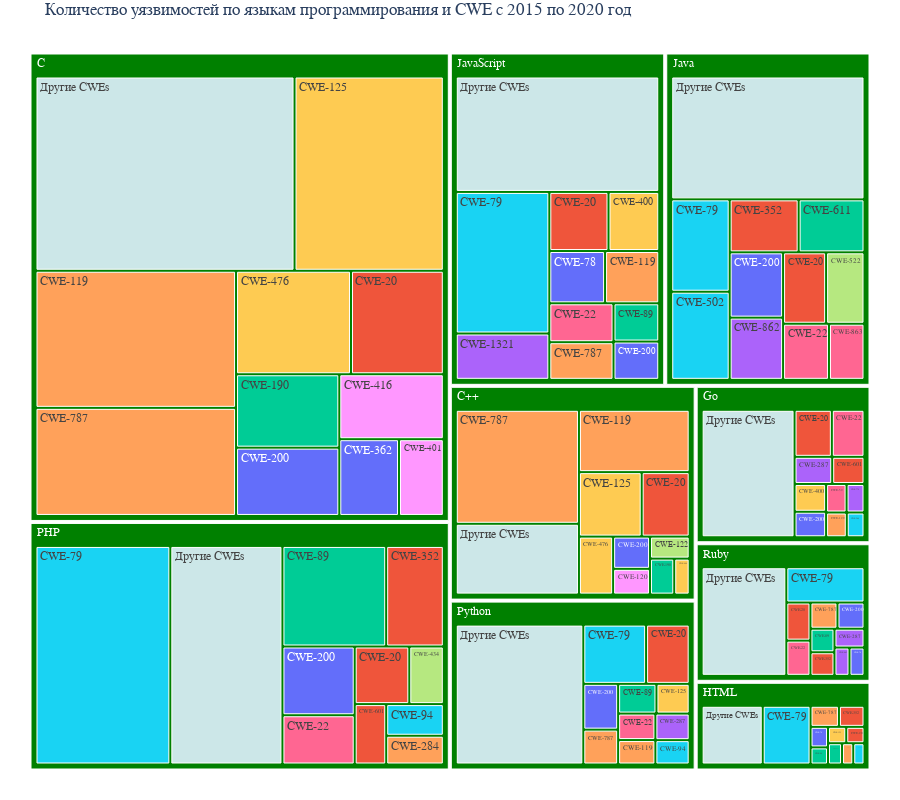

Notebook code for this chart:
### Code cell
draw_treemap_from_year(2015, 2020, False)

### Figure 1 — Plotly figure (JSON) as saved in the notebook; plotly's stock layout.template omitted (floating-point values rounded to 4 significant figures)
{"data": [{"branchvalues": "total", "customdata": [["CWE-89"], ["CWE-862"], ["CWE-119"], ["CWE-79"], ["CWE-119"], ["CWE-79"], ["CWE-863"], ["CWE-119"], ["CWE-122"], ["CWE-89"], ["CWE-120"], ["CWE-125"], ["CWE-119"], ["CWE-79"], ["CWE-79"], ["CWE-119"], ["CWE-125"], ["CWE-125"], ["CWE-862"], ["CWE-89"], ["CWE-78"], ["CWE-601"], ["CWE-601"], ["CWE-611"], ["CWE-78"], ["CWE-770"], ["CWE-79"], ["CWE-787"], ["CWE-787"], ["CWE-787"], ["CWE-787"], ["CWE-787"], ["CWE-78"], ["CWE-79"], ["CWE-787"], ["CWE-94"], ["CWE-89"], ["(?)"], ["(?)"], ["(?)"], ["(?)"], ["(?)"], ["(?)"], ["(?)"], ["Другие CWEs"], ["Другие CWEs"], ["Другие CWEs"], ["Другие CWEs"], ["Другие CWEs"], ["Другие CWEs"], ["Другие CWEs"], ["Другие CWEs"], ["Другие CWEs"], ["CWE-94"], ["CWE-94"], ["CWE-59"], ["CWE-89"], ["CWE-522"], ["CWE-416"], ["CWE-476"], ["CWE-200"], ["CWE-200"], ["CWE-200"], ["CWE-200"], ["CWE-200"], ["CWE-200"], ["CWE-200"], ["CWE-20"], ["CWE-20"], ["CWE-20"], ["CWE-20"], ["CWE-20"], ["CWE-20"], ["CWE-20"], ["CWE-20"], ["CWE-20"], ["CWE-190"], ["CWE-190"], ["CWE-1321"], ["CWE-129"], ["CWE-125"], ["CWE-200"], ["CWE-502"], ["CWE-22"], ["CWE-22"], ["CWE-476"], ["CWE-434"], ["(?)"], ["CWE-401"], ["CWE-400"], ["CWE-400"], ["CWE-400"], ["CWE-362"], ["CWE-352"], ["CWE-352"], ["CWE-352"], ["CWE-352"], ["CWE-295"], ["CWE-287"], ["CWE-287"], ["CWE-287"], ["CWE-284"], ["CWE-269"], ["CWE-22"], ["CWE-22"], ["CWE-22"], ["CWE-22"], ["(?)"]], "domain": {"x": [0, 1], "y": [0, 1]}, "hovertemplate": "labels=%{label}<br>count=%{value}<br>parent=%{parent}<br>id=%{id}<br>cwe_id=%{customdata[0]}<extra></extra>", "ids": ["HTML/CWE-89", "Ruby/CWE-862", "C++/CWE-119", "PHP/CWE-79", "JavaScript/CWE-119", "Python/CWE-79", "Java/CWE-863", "HTML/CWE-119", "C++/CWE-122", "JavaScript/CWE-89", "C++/CWE-120", "HTML/CWE-125", "Python/CWE-119", "Ruby/CWE-79", "JavaScript/CWE-79", "C/CWE-119", "C++/CWE-125", "C/CWE-125", "Java/CWE-862", "PHP/CWE-89", "Ruby/CWE-78", "Go/CWE-601", "PHP/CWE-601", "Java/CWE-611", "JavaScript/CWE-78", "Go/CWE-770", "HTML/CWE-79", "Ruby/CWE-787", "Python/CWE-787", "JavaScript/CWE-787", "HTML/CWE-787", "C++/CWE-787", "HTML/CWE-78", "Java/CWE-79", "C/CWE-787", "HTML/CWE-94", "Ruby/CWE-89", "PHP", "JavaScript", "Java", "HTML", "Go", "C++", "C", "Ruby/Другие CWEs", "Python/Другие CWEs", "PHP/Другие CWEs", "JavaScript/Другие CWEs", "Java/Другие CWEs", "HTML/Другие CWEs", "Go/Другие CWEs", "C++/Другие CWEs", "C/Другие CWEs", "Python/CWE-94", "PHP/CWE-94", "Go/CWE-59", "Python/CWE-89", "Java/CWE-522", "C/CWE-416", "C++/CWE-476", "Python/CWE-200", "PHP/CWE-200", "JavaScript/CWE-200", "Java/CWE-200", "Go/CWE-200", "C++/CWE-200", "C/CWE-200", "Ruby/CWE-20", "Python/CWE-20", "PHP/CWE-20", "JavaScript/CWE-20", "Java/CWE-20", "HTML/CWE-20", "Go/CWE-20", "C++/CWE-20", "C/CWE-20", "C++/CWE-190", "C/CWE-190", "JavaScript/CWE-1321", "Go/CWE-129", "Python/CWE-125", "Ruby/CWE-200", "Java/CWE-502", "Go/CWE-22", "JavaScript/CWE-22", "C/CWE-476", "PHP/CWE-434", "Python", "C/CWE-401", "JavaScript/CWE-400", "Go/CWE-400", "C++/CWE-400", "C/CWE-362", "Ruby/CWE-352", "PHP/CWE-352", "Java/CWE-352", "HTML/CWE-352", "HTML/CWE-295", "Ruby/CWE-287", "Python/CWE-287", "Go/CWE-287", "PHP/CWE-284", "Go/CWE-269", "Ruby/CWE-22", "Python/CWE-22", "PHP/CWE-22", "Java/CWE-22", "Ruby"], "labels": ["CWE-89", "CWE-862", "CWE-119", "CWE-79", "CWE-119", "CWE-79", "CWE-863", "CWE-119", "CWE-122", "CWE-89", "CWE-120", "CWE-125", "CWE-119", "CWE-79", "CWE-79", "CWE-119", "CWE-125", "CWE-125", "CWE-862", "CWE-89", "CWE-78", "CWE-601", "CWE-601", "CWE-611", "CWE-78", "CWE-770", "CWE-79", "CWE-787", "CWE-787", "CWE-787", "CWE-787", "CWE-787", "CWE-78", "CWE-79", "CWE-787", "CWE-94", "CWE-89", "PHP", "JavaScript", "Java", "HTML", "Go", "C++", "C", "Другие CWEs", "Другие CWEs", "Другие CWEs", "Другие CWEs", "Другие CWEs", "Другие CWEs", "Другие CWEs", "Другие CWEs", "Другие CWEs", "CWE-94", "CWE-94", "CWE-59", "CWE-89", "CWE-522", "CWE-416", "CWE-476", "CWE-200", "CWE-200", "CWE-200", "CWE-200", "CWE-200", "CWE-200", "CWE-200", "CWE-20", "CWE-20", "CWE-20", "CWE-20", "CWE-20", "CWE-20", "CWE-20", "CWE-20", "CWE-20", "CWE-190", "CWE-190", "CWE-1321", "CWE-129", "CWE-125", "CWE-200", "CWE-502", "CWE-22", "CWE-22", "CWE-476", "CWE-434", "Python", "CWE-401", "CWE-400", "CWE-400", "CWE-400", "CWE-362", "CWE-352", "CWE-352", "CWE-352", "CWE-352", "CWE-295", "CWE-287", "CWE-287", "CWE-287", "CWE-284", "CWE-269", "CWE-22", "CWE-22", "CWE-22", "CWE-22", "Ruby"], "marker": {"colors": ["#00cc96", "#ab63fa", "#FFA15A", "#19d3f3", "#FFA15A", "#19d3f3", "#FF6692", "#FFA15A", "#B6E880", "#00cc96", "#FF97FF", "#FECB52", "#FFA15A", "#19d3f3", "#19d3f3", "#FFA15A", "#FECB52", "#FECB52", "#ab63fa", "#00cc96", "#636efa", "#EF553B", "#EF553B", "#00cc96", "#636efa", "#ab63fa", "#19d3f3", "#FFA15A", "#FFA15A", "#FFA15A", "#FFA15A", "#FFA15A", "#636efa", "#19d3f3", "#FFA15A", "#19d3f3", "#00cc96", "green", "green", "green", "green", "green", "green", "green", "#cce7e8", "#cce7e8", "#cce7e8", "#cce7e8", "#cce7e8", "#cce7e8", "#cce7e8", "#cce7e8", "#cce7e8", "#19d3f3", "#19d3f3", "#FF6692", "#00cc96", "#B6E880", "#FF97FF", "#FECB52", "#636efa", "#636efa", "#636efa", "#636efa", "#636efa", "#636efa", "#636efa", "#EF553B", "#EF553B", "#EF553B", "#EF553B", "#EF553B", "#EF553B", "#EF553B", "#EF553B", "#EF553B", "#00cc96", "#00cc96", "#ab63fa", "#FFA15A", "#FECB52", "#636efa", "#19d3f3", "#FF6692", "#FF6692", "#FECB52", "#B6E880", "green", "#FF97FF", "#FECB52", "#FECB52", "#FECB52", "#636efa", "#EF553B", "#EF553B", "#EF553B", "#EF553B", "#00cc96", "#ab63fa", "#ab63fa", "#ab63fa", "#FFA15A", "#19d3f3", "#FF6692", "#FF6692", "#FF6692", "#FF6692", "green"]}, "name": "", "parents": ["HTML", "Ruby", "C++", "PHP", "JavaScript", "Python", "Java", "HTML", "C++", "JavaScript", "C++", "HTML", "Python", "Ruby", "JavaScript", "C", "C++", "C", "Java", "PHP", "Ruby", "Go", "PHP", "Java", "JavaScript", "Go", "HTML", "Ruby", "Python", "JavaScript", "HTML", "C++", "HTML", "Java", "C", "HTML", "Ruby", "", "", "", "", "", "", "", "Ruby", "Python", "PHP", "JavaScript", "Java", "HTML", "Go", "C++", "C", "Python", "PHP", "Go", "Python", "Java", "C", "C++", "Python", "PHP", "JavaScript", "Java", "Go", "C++", "C", "Ruby", "Python", "PHP", "JavaScript", "Java", "HTML", "Go", "C++", "C", "C++", "C", "JavaScript", "Go", "Python", "Ruby", "Java", "Go", "JavaScript", "C", "PHP", "", "C", "JavaScript", "Go", "C++", "C", "Ruby", "PHP", "Java", "HTML", "HTML", "Ruby", "Python", "Go", "PHP", "Go", "Ruby", "Python", "PHP", "Java", ""], "type": "treemap", "values": [5, 6, 87, 356, 34, 49, 24, 4, 11, 21, 12, 5, 12, 39, 159, 312, 51, 329, 40, 126, 6, 12, 23, 42, 35, 7, 47, 10, 16, 29, 10, 177, 6, 65, 246, 4, 8, 1078, 741, 706, 160, 284, 545, 2036, 130, 235, 296, 282, 286, 60, 162, 110, 571, 11, 22, 8, 15, 33, 77, 25, 21, 60, 21, 42, 11, 15, 80, 13, 34, 38, 42, 37, 5, 24, 39, 109, 11, 86, 52, 7, 13, 10, 62, 21, 30, 135, 24, 431, 39, 36, 12, 7, 52, 8, 70, 44, 9, 5, 8, 12, 14, 20, 6, 12, 13, 43, 31, 250]}], "layout": {"font": {"family": "Ubuntu"}, "height": 800, "legend": {"tracegroupgap": 0}, "margin": {"b": 25, "l": 25, "r": 25, "t": 30}, "title": {"text": "Количество уязвимостей по языкам программирования и CWE с 2015 по 2020 год"}}}
